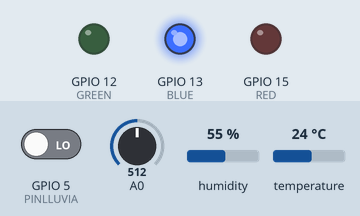
Recording of a sketch running on a simulated ESP8266 (NodeMCU). On the bench: output pins drawn as LEDs (lit = HIGH). The test bench sets the inputs (shaded band); at power-on: GPIO 5 (PINLLUVIA) LOW, A0 = 512, humidity 55 %, temperature 24 °C. WiFi joins after 1.5 s; servers stay silent unless stated; no MQTT or app messages arrive unless stated; what the sketch prints to the serial monitor is not drawn.

Above: at 0.1 s.
At 1.6 s:
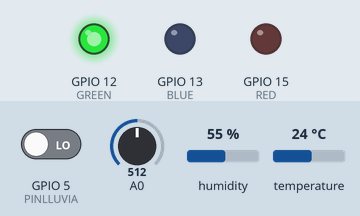
Timing chart, 0 to 3.1 s (numbered marks = the images above):
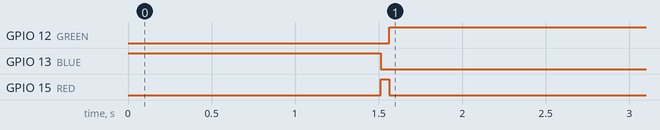

The sketch:

sketch_may05b.ino
```cpp
#include <ESP8266WiFi.h>
#include <PubSubClient.h>
#include <DHT.h>

#define wifi_ssid "MiCasa"
#define wifi_password "1212cherokee"
#define mqtt_server "192.168.1.55"
#define humidity_topic "ExtHumedad"
#define clima_topic "ExtClima"
#define lum_topic "ExtLux"
#define temperature_topic "ExtTemperatura"
#define DHTTYPE DHT11

//asignacion pines
const int DHTPIN=14;
const int RED = 15;
const int GREEN = 12;
const int BLUE = 13;
const int PINLLUVIA= 5;

//instancias
WiFiClient espClient;
PubSubClient client(espClient);
DHT dht(DHTPIN, DHTTYPE);

void setup() {
  pinMode(RED, OUTPUT);
  pinMode(GREEN, OUTPUT);
  pinMode(BLUE, OUTPUT);
  pinMode(PINLLUVIA, INPUT);
  digitalWrite(BLUE,HIGH);
  Serial.begin(115200);
  Serial.println("Starting...");
  setup_wifi();
  client.setServer(mqtt_server, 1883);
 // Start sensor
  dht.begin();
  digitalWrite(BLUE,LOW);
}

void setup_wifi() {
  delay(10);
  // We start by connecting to a WiFi network
  Serial.println();
  Serial.print("Connecting to ");
  Serial.println(wifi_ssid);
  WiFi.begin(wifi_ssid, wifi_password);
  while (WiFi.status() != WL_CONNECTED) {
    delay(500);
    Serial.print(".");
  }

  Serial.println("");
  Serial.println("WiFi connected");
  Serial.println("IP address: ");
  Serial.println(WiFi.localIP());
}

void reconnect() {
  // Loop until we're reconnected
  while (!client.connected()) {
    digitalWrite(GREEN,LOW);
    digitalWrite(RED,HIGH);
    Serial.print("Attempting MQTT connection...");
    // Attempt to connect
    if (client.connect("Terraza")) {
      digitalWrite(GREEN,HIGH);
      digitalWrite(RED,LOW);
      Serial.println("connected");
    } else {
      Serial.print("failed, rc=");
      Serial.print(client.state());
      Serial.println(" try again in 5 seconds");
      // Wait 5 seconds before retrying
      delay(5000);
    }
  }
}


long lastMsg = 0;
float temp = 0.0;
float hum = 0.0;


void loop() {
  if (!client.connected()) {
    reconnect();
  }
  client.loop();

  long now = millis();
  if (now - lastMsg > 2000) {
    lastMsg = now;
    float temp = dht.readTemperature();
    float hum = dht.readHumidity();
    Serial.println(String(temp).c_str());
    client.publish(temperature_topic, String(temp).c_str(), true);
    Serial.println(String(hum).c_str());
    client.publish(humidity_topic, String(hum).c_str(), true);
    //leer estado clima
    boolean lluvia = digitalRead(PINLLUVIA);
    String Clima="";
    if (lluvia){
     Clima="Mojado";
    } else {
     Clima="Seco";
    }
    client.publish(clima_topic, String(Clima).c_str(), true);
    int ldrValue= analogRead(A0);
    client.publish(lum_topic, String(ldrValue).c_str(), true);
  }
}
```

Measured:
- by itself, GPIO 12 (GREEN): LOW → HIGH at 1.6 s
- by itself, GPIO 15 (RED): LOW → HIGH at 1.5 s, → LOW 0.05 s later
